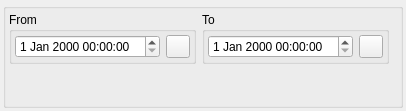
<?xml version="1.0" encoding="UTF-8"?>
<ui version="4.0">
 <class>LogEventSelector</class>
 <widget class="QWidget" name="LogEventSelector">
  <property name="geometry">
   <rect>
    <x>0</x>
    <y>0</y>
    <width>406</width>
    <height>111</height>
   </rect>
  </property>
  <property name="sizePolicy">
   <sizepolicy hsizetype="Expanding" vsizetype="Minimum">
    <horstretch>0</horstretch>
    <verstretch>0</verstretch>
   </sizepolicy>
  </property>
  <property name="minimumSize">
   <size>
    <width>406</width>
    <height>0</height>
   </size>
  </property>
  <property name="windowTitle">
   <string>Form</string>
  </property>
  <layout class="QVBoxLayout" name="verticalLayout_2">
   <property name="leftMargin">
    <number>3</number>
   </property>
   <property name="topMargin">
    <number>3</number>
   </property>
   <property name="rightMargin">
    <number>3</number>
   </property>
   <property name="bottomMargin">
    <number>3</number>
   </property>
   <item>
    <widget class="QGroupBox" name="groupBox">
     <property name="title">
      <string/>
     </property>
     <layout class="QVBoxLayout" name="verticalLayout">
      <property name="leftMargin">
       <number>3</number>
      </property>
      <property name="topMargin">
       <number>3</number>
      </property>
      <property name="rightMargin">
       <number>3</number>
      </property>
      <property name="bottomMargin">
       <number>3</number>
      </property>
      <item>
       <layout class="QHBoxLayout" name="horizontalLayout_3">
        <item>
         <widget class="QGroupBox" name="groupBox_2">
          <property name="title">
           <string>From</string>
          </property>
          <layout class="QHBoxLayout" name="horizontalLayout">
           <property name="leftMargin">
            <number>3</number>
           </property>
           <property name="topMargin">
            <number>3</number>
           </property>
           <property name="rightMargin">
            <number>3</number>
           </property>
           <property name="bottomMargin">
            <number>3</number>
           </property>
           <item>
            <widget class="QDateTimeEdit" name="m_from"/>
           </item>
           <item>
            <widget class="QToolButton" name="m_fromLaunchButton">
             <property name="toolTip">
              <string>From Launching of Application</string>
             </property>
             <property name="text">
              <string/>
             </property>
             <property name="icon">
              <iconset resource="resources.qrc">
               <normaloff>:/img/launch_16x16.png</normaloff>:/img/launch_16x16.png</iconset>
             </property>
            </widget>
           </item>
          </layout>
         </widget>
        </item>
        <item>
         <widget class="QGroupBox" name="groupBox_3">
          <property name="title">
           <string>To</string>
          </property>
          <layout class="QHBoxLayout" name="horizontalLayout_2">
           <property name="leftMargin">
            <number>3</number>
           </property>
           <property name="topMargin">
            <number>3</number>
           </property>
           <property name="rightMargin">
            <number>3</number>
           </property>
           <property name="bottomMargin">
            <number>3</number>
           </property>
           <item>
            <widget class="QDateTimeEdit" name="m_to"/>
           </item>
           <item>
            <widget class="QToolButton" name="m_toCurrentTimeButton">
             <property name="toolTip">
              <string>To Current Time</string>
             </property>
             <property name="text">
              <string/>
             </property>
             <property name="icon">
              <iconset resource="resources.qrc">
               <normaloff>:/img/chronometer_16x16.png</normaloff>:/img/chronometer_16x16.png</iconset>
             </property>
            </widget>
           </item>
          </layout>
         </widget>
        </item>
        <item>
         <spacer name="horizontalSpacer">
          <property name="orientation">
           <enum>Qt::Horizontal</enum>
          </property>
          <property name="sizeHint" stdset="0">
           <size>
            <width>40</width>
            <height>20</height>
           </size>
          </property>
         </spacer>
        </item>
       </layout>
      </item>
      <item>
       <widget class="Globe::SelectQueryNavigation" name="m_navigation" native="true"/>
      </item>
     </layout>
    </widget>
   </item>
  </layout>
 </widget>
 <customwidgets>
  <customwidget>
   <class>Globe::SelectQueryNavigation</class>
   <extends>QWidget</extends>
   <header>select_query_navigation.hpp</header>
   <container>1</container>
  </customwidget>
 </customwidgets>
 <resources>
  <include location="resources.qrc"/>
 </resources>
 <connections/>
</ui>
